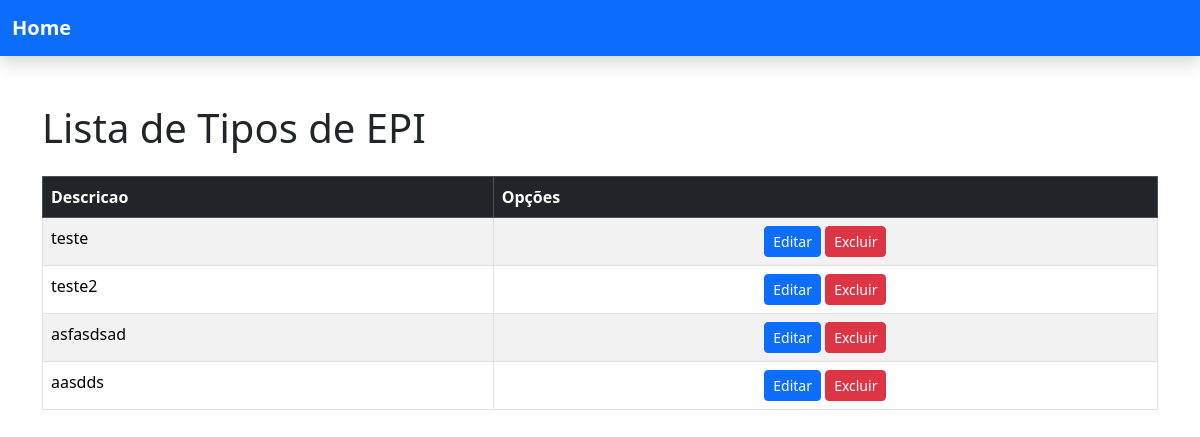
The app's page /Tipo_EPIS/, older data.
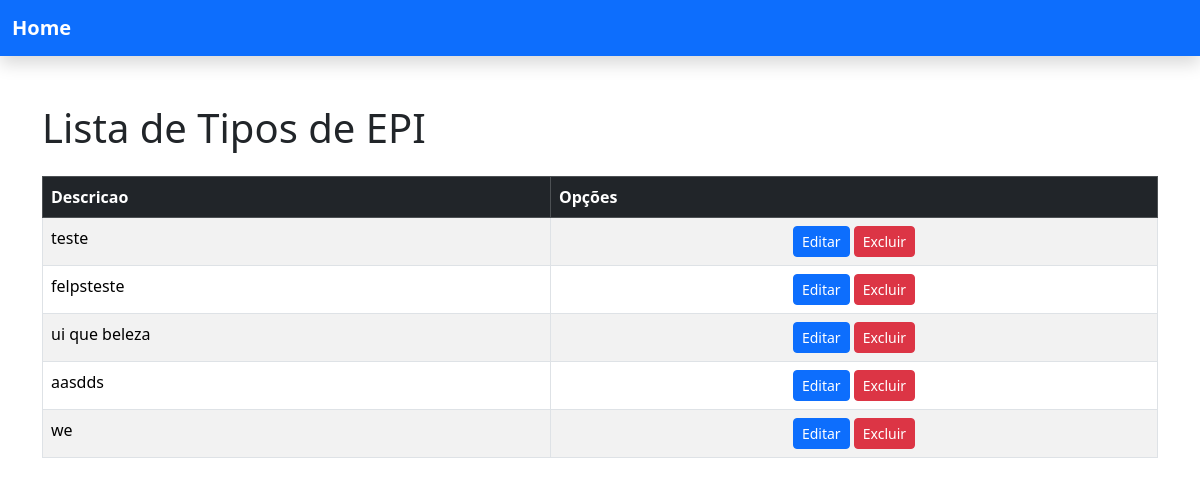
The same page, newer data.
### EPIS/models.py (models this page shows)
class Tipo_EPI(models.Model):
    Tipo = models.CharField(null=False,max_length=100)

### EPIS/views.py (the view)
# urls.py: path("Tipo_EPIS/", views.Tipo_EPIS, name="Tipo_EPIS"),
def Tipo_EPIS(request):
    Tipos = Tipo_EPI.objects.all()
    return render(request,"Tipo_EPIS/Tipos_EPI.html",{"Tipo_EPIS": Tipos})

### EPIS/templates/Tipo_EPIS/Tipos_EPI.html (shortened to what this page needs)
<!DOCTYPE html>
<html lang="en">
<head>
    <link href="https://cdn.jsdelivr.net/npm/bootstrap@5.3.3/dist/css/bootstrap.min.css" rel="stylesheet">
</head>
<body>
    {% include 'partials/Header.html' %}
    <section class="container mt-5">
        <h1 class="mb-4">Lista de Tipos de EPI</h1>
        <table class="table table-bordered table-striped">
            <thead class="table-dark">
                <tr>
                    <th>Descricao</th>
                    <th>Opções</th>
                </tr>
            </thead>
            <tbody>
                {% for Tipo_EPI in Tipo_EPIS %}
                <tr>
                    <td>{{ Tipo_EPI.Tipo }}</td>
                    <td class="text-center">
                        <a href="{% url 'Editar_Tipo_Epis' Tipo_EPI.id %}" class="btn btn-sm btn-primary">Editar</a>
                        <button
                            id="btn-delete"
                            class="btn btn-sm btn-danger"
                            data-bs-toggle="modal"
                            data-bs-target="#modal-delete"
                            data-bs-TIPO_EPIDESC="{{ Tipo_EPI.Tipo }}"
                            data-bs-url="{% url 'Excluir_Tipo_EPI' Tipo_EPI.id %}">
                            Excluir
                        </button>
                    </td>
                </tr>
                {% endfor %}
            </tbody>
        </table>
    </section>
</body>
</html>

Row changes from the older to the newer data that the page shows:
changed Tipo_EPI: Tipo "teste2" → "felpsteste"
changed Tipo_EPI: Tipo "asfasdsad" → "ui que beleza"
added Tipo_EPI: Tipo "we"
